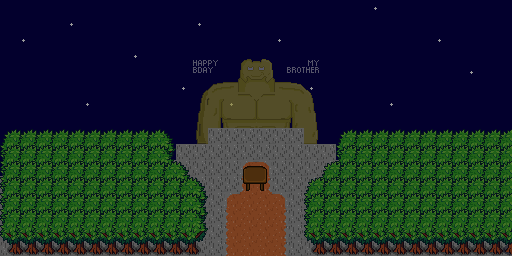

Tiled map render using the project's own tile images. Description and the map definition, with tile-layer contents summarised, below:
An orthogonal 32x16 tile map with 16x16 px tiles, 8 tile layers (Слой тайлов 4, Tile Layer 7, Слой тайлов 1, Слой тайлов 2, ...), 1 hidden layer not drawn, 6 tilesets and 7 objects (spawnpoint).

<map version="1.10" tiledversion="1.12.2" orientation="orthogonal" renderorder="right-down" width="32" height="16" tilewidth="16" tileheight="16" infinite="0" backgroundcolor="#05004b" nextlayerid="12" nextobjectid="4">
 <tileset firstgid="1" name="blocks" tilewidth="16" tileheight="16" tilecount="256" columns="16">
  <image source="blocks.png" width="256" height="256" />
  <tile id="7">
   <objectgroup draworder="index" id="2">
    <object id="3" x="0" y="0" width="16" height="16" />
   </objectgroup>
  </tile>
 </tileset>
 <tileset firstgid="257" name="Maple Tree" tilewidth="32" tileheight="48" tilecount="5" columns="5">
  <image source="Maple Tree.png" width="160" height="48" />
 </tileset>
 <tileset firstgid="262" name="star" tilewidth="16" tileheight="16" tilecount="7" columns="7">
  <image source="star.png" width="112" height="16" />
  <tile id="0">
   <animation>
    <frame tileid="0" duration="200" />
    <frame tileid="1" duration="200" />
    <frame tileid="2" duration="200" />
    <frame tileid="3" duration="200" />
    <frame tileid="4" duration="200" />
    <frame tileid="5" duration="200" />
    <frame tileid="6" duration="200" />
   </animation>
  </tile>
 </tileset>
 <tileset firstgid="269" name="Interior" tilewidth="16" tileheight="16" tilecount="108" columns="12">
  <image source="Interior.png" width="192" height="144" />
  <tile id="88">
   <objectgroup draworder="index" id="2">
    <object id="1" x="3" y="6" width="13" height="10" />
   </objectgroup>
  </tile>
  <tile id="89">
   <objectgroup draworder="index" id="2">
    <object id="1" x="0" y="6" width="11" height="10" />
   </objectgroup>
  </tile>
  <tile id="100">
   <objectgroup draworder="index" id="2">
    <object id="1" x="3" y="0" width="13" height="15" />
   </objectgroup>
  </tile>
  <tile id="101">
   <objectgroup draworder="index" id="2">
    <object id="1" x="0" y="0" width="11" height="15" />
   </objectgroup>
  </tile>
 </tileset>
 <tileset firstgid="377" name="deleted_user" tilewidth="128" tileheight="85" tilecount="1" columns="1">
  <image source="deleted_user.png" trans="55ffff" width="128" height="85" />
 </tileset>
 <tileset firstgid="378" name="cake" tilewidth="32" tileheight="32" tilecount="1" columns="1">
  <image source="cake.png" trans="55ffff" width="32" height="32" />
 </tileset>
 <layer id="6" name="Слой тайлов 4" width="32" height="16">
  <data>[512 cells, 29 non-empty, 2 distinct tile ids]</data>
 </layer>
 <layer id="9" name="Tile Layer 7" width="32" height="16" opacity="0.56">
  <data>[512 cells, 1 non-empty, 1 distinct tile ids]</data>
 </layer>
 <layer id="1" name="Слой тайлов 1" width="32" height="16" tintcolor="#00aa36">
  <data>[512 cells, 192 non-empty, 1 distinct tile ids]</data>
 </layer>
 <layer id="2" name="Слой тайлов 2" width="32" height="16">
  <data>[512 cells, 195 non-empty, 3 distinct tile ids]</data>
 </layer>
 <layer id="3" name="Слой тайлов 3" width="32" height="16" tintcolor="#00aa36">
  <data>[512 cells, 12 non-empty, 2 distinct tile ids]</data>
 </layer>
 <layer id="7" name="Слой тайлов 5" width="32" height="16">
  <data>[512 cells, 4 non-empty, 4 distinct tile ids]</data>
 </layer>
 <layer id="11" name="cake" width="32" height="16" visible="0">
  <data>[512 cells, 1 non-empty, 1 distinct tile ids]</data>
 </layer>
 <layer id="10" name="Tile Layer 8" width="32" height="16">
  <data>[512 cells, 0 non-empty, 0 distinct tile ids]</data>
 </layer>
 <layer id="8" name="Слой тайлов 6" width="32" height="16" opacity="0.4">
  <data>[512 cells, 512 non-empty, 1 distinct tile ids]</data>
 </layer>
 <objectgroup id="5" name="objects">
  <object id="1" name="spawnpoint" x="256.333" y="250.333">
   <point />
  </object>
  <object id="3" x="240" y="160" width="32.1818" height="32.1818">
   <properties>
    <property name="cake" type="bool" value="false" />
   </properties>
  </object>
 </objectgroup>
</map>
